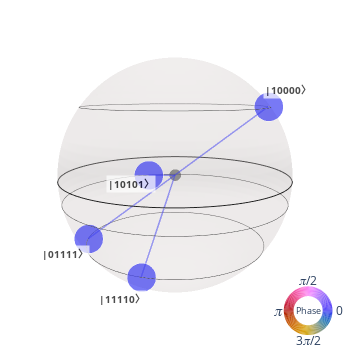

The notebook cell this image was saved under:
### Code cell
statevector = execute(qc,backend=backend_state).result().get_statevector()
qsphere(statevector)
